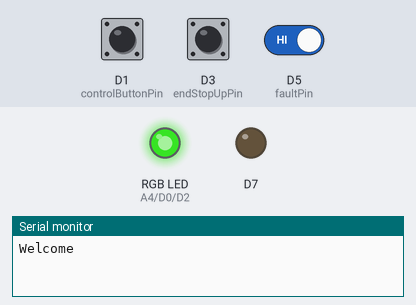
A sketch run on a simulated Particle Photon. Parts: an RGB LED mixed from three pins (HIGH = lit), output pins drawn as LEDs (lit = HIGH), the last lines printed to the serial monitor. The test bench sets the inputs (shaded band); at power-on: D1 (controlButtonPin) HIGH, D3 (endStopUpPin) HIGH, D5 (faultPin) HIGH. Dim RGB values are drawn brighter than linear.

Above: at 1.2 s.
1.3 s: D1 (controlButtonPin) pulled LOW for 0.15 s
At 2.1 s:
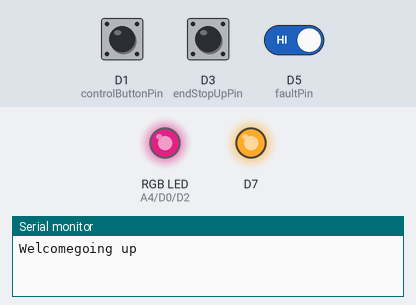
2.9 s: D3 (endStopUpPin) pulled LOW for 0.15 s
At 3.2 s:
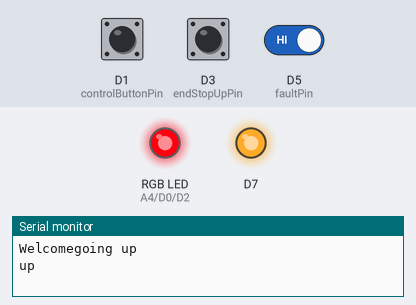
6.0 s: D5 (faultPin) driven LOW
At 6.8 s:
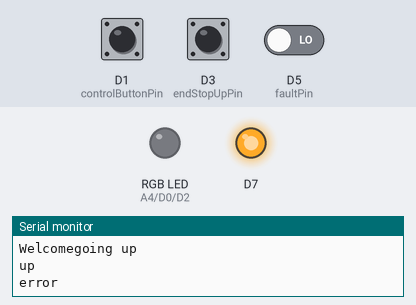
9.0 s: D1 (controlButtonPin) pulled LOW for 1 s
At 11.0 s:
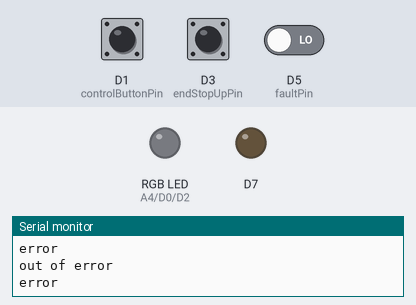
11.5 s: D1 (controlButtonPin) pulled LOW for 0.15 s
At 12.8 s:
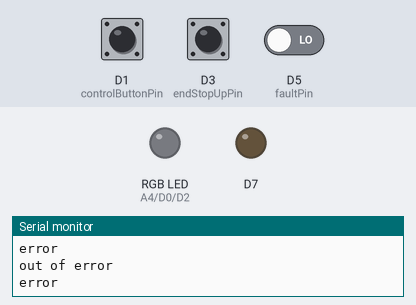
13.1 s: D1 (controlButtonPin) pulled LOW for 3.2 s
At 17.1 s:
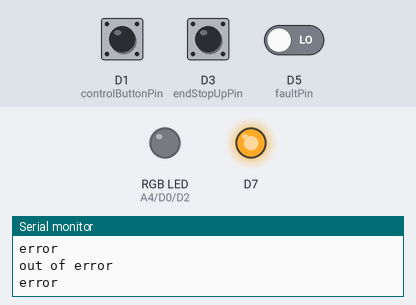
Timing chart, 0 to 18.6 s (numbered marks = the images above; inputs shaded):
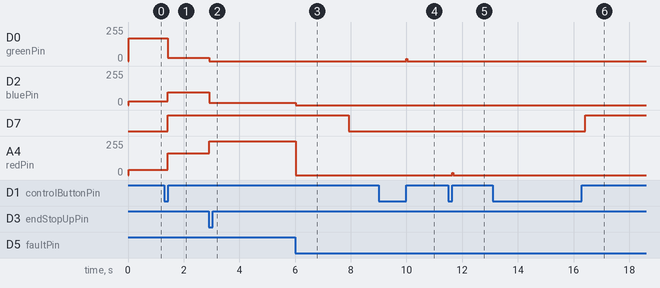

The sketch:

lab3.ino
```cpp
// This #include statement was automatically added by the Particle IDE.

#include "GarageHardware.h"


void setup() {
    setupHardware(); // from API

}

void loop() {
   fault();
   atTop();
    atBottom();
    deltaTimingStart();
   deltaTimingTrigger();
   endFault();
}
```

garageHardware.cpp
```cpp
#include"GarageHardware.h"


// TODO: Define any variables or constants here

int state = 0; //state of FSM
const int millisDelay = 100; //delta time delay
int remainingTime;
int passedTime;
Timer timer(5000, lightOff, true); //  garage light timer we used on board LED
boolean timerStarted = false; // for garage light auto off s
int lastRGB [6] = {0,0,0,41, 170, 270}; // return led state after error
boolean called = true;
boolean fullyOpen = false;
boolean fullyClosed  = true;

const int redPin = A4;
const int greenPin = D0;
const int bluePin = D2;
const int faultPin = D5;
const int endStopUpPin = D3;
const int endStopDownPin = D4;
const int controlButtonPin = D1;
int millisButtonPress; // delta time
 bool buttonState; // delta time
 int errorState; // for error throwing
/**
 * Setup the door hardware (all I/O should be configured here)
 *
 * This routine should be called only once from setup()
 */
void setupHardware() {

  // TODO: Your code to setup your "simulated" hardware

    Serial.begin(9600); //set up serial connection
    Particle.publish("state", String(state));


   pinMode(D7, OUTPUT);
// Button
    pinMode(controlButtonPin, INPUT_PULLUP);

      pinMode(endStopUpPin, INPUT_PULLUP);
       pinMode(endStopDownPin, INPUT_PULLUP);

// RGB LED
pinMode( redPin, OUTPUT);
  pinMode( greenPin, OUTPUT);
  pinMode( bluePin, OUTPUT);
  rgbSetter(41, 170, 27);
// Normal LED
Serial.print("Welcome"); // if i time it perfectly i see this
}

/**
 * Return true if the door open/close button is pressed
 *
 * Note: this is directly based on hardware.  No debouncing or
 *       other processing is performed.
 *
 * return  true if buttons is currently pressed, false otherwise
 */
bool isButtonPressed() {
  int upDown;
    //check if the button is currently pressed by digital read
    if(digitalRead(controlButtonPin)==0) {
        return true;
    } else {
        return false;
    }
}

/**
 * Return true if the door is fully closed
 *
 * Note: This is directly based on hardware.  No debouncing or
 *       other processing is performed.
 *
 * return  true if the door is completely closed, false otherwise
 */
bool isDoorFullyClosed() {
  // TODO: Your code to simulate the closed switch
  //       Use a button, switch, or wired (connected to 3V or GND)
 //end stop sensor simulated with a bool

 if ( digitalRead(endStopDownPin) == 0) {
     fullyClosed = true;
     fullyOpen = false;
     return true;
 }


  else {
      return fullyClosed;
  }
}

/**
 * Return true if the door has experienced a fault
 *
 * Note: This is directly based on hardware.  No debouncing or
 *       other processing is performed.
 *
 * return  true if the door is has experienced a fault
 */
bool isFaultActive() {
  // TODO: Your code to simulate the fault
  //       Use a button, switch, or wired (connected to 3V or GND)
  if (digitalRead(faultPin) == 0) {
      return true;
  }
  else {
      return false;
  }

}

/**
 * Return true if the door is fully open
 *
 * Note: This is directly based on hardware.  No debouncing or
 *       other processing is performed.
 *
 * return  true if the door is completely open, false otherwise
 */
bool isDoorFullyOpen() {
  // TODO: Your code to simulate the opened switch
  //       Use a button, switch, or wired (connected to 3V or GND)

 if ( digitalRead(endStopUpPin) ==0) {
     fullyClosed = false;
     fullyOpen = true;
     return true;
 }


  else {
      return fullyOpen;
  }
}

/**
 * This function will start the motor moving in a direction that opens the door.
 *
 * Note: This is a non-blocking function.  It will return immediately
 *       and the motor will continue to opperate until stopped or reversed.
 *
 * return void
 */
void startMotorOpening() {
  // TODO: Your code to simulate the motor opening
  //       Use an individual LED
   rgbSetter(165, 24, 97); //set LED
  fullyClosed = false; // simulate change in state of end stop sensor
}

/**
 * This function will start the motor moving in a direction closes the door.
 *
 * Note: This is a non-blocking function.  It will return immediately
 *       and the motor will continue to opperate until stopped or reversed.
 *
 * return void
 */
void startMotorClosing() {
  // TODO: Your code to simulate the motor closing
  //       Use an individual LED
   rgbSetter(255, 0, 255); // set LED
  state = 1; // increment state
  Particle.publish("state", String(state));
  fullyOpen = false; // simulate change in end state sensor
}

/**
 * This function will stop all motor movement.
 *
 * Note: This is a non-blocking function.  It will return immediately.
 *
 * return void
 */
void stopMotor() {
  // TODO: Your code to simulate the motor being stopped
  //       Should impact the opening/closing LEDs
}

/**
 * This function will control the state of the light on the opener.
 *
 * Parameter: on: true indicates the light should enter the "on" state;
 *                false indicates the light should enter the "off" state
 *
 * Note: This is a non-blocking function.  It will return immediately.
 *
 * return void
 */
void setLight(boolean on) {
  // TODO: Your code to simulate the light
  //       Use an individual LED

   if (on == true) {
    digitalWrite(D7, HIGH);
    //  Serial.println("light on");
    }
    if (on == false) {
        digitalWrite(D7, LOW);
     timerStarted = false;
    }
}


/**
 * This function will control the state of the light on the opener.
 * (OPTIONAL:  This is only needed for the extra credit part of assignment 3)
 *
 * Parameter: cycle (0-100).  0 indicates completely Off, 100 indicates completely on.
 *            intermediate values are the duty cycle (as a percent)
 *
 * Note: This is a non-blocking function.  It will return immediately.
 *
 * return void
 */
void setLightPWM(int cyclePct) {
  // TODO: Your code to simulate the light
  //       Use an individual LED
}


// OUR METHODS

// void timerOver(){

//     switch (state) {
//     case 0:
//     //down


//       break;
//     case 1:
//     //going down
//     Serial.println("down");
//     state = 0;
//       break;
//     case 2:
//     //going up

//     Serial.println("up");
//      state = 3;
//       break;
//     case 3:
//     //up

//       break;
//     case 4:
//      //stopped going down
//       break;
//     case 5:
//   //stopped going up
//         break;
//     case 6:
//     //error

//         break;

//   }
// }

void rgbSetter(int r, int g, int b) { // parameters are the 0-255 r,g,b values
    //this section sets the start of the array of two rgb
    //color numbers to the last color used so that, in
    //the case of a service error, color can be restored
    lastRGB[0] = lastRGB[3];
    lastRGB[1] = lastRGB[4];
    lastRGB[2] = lastRGB[5];
    //set 3,4,5 -> r,g,b
    lastRGB[3] = r;
    lastRGB[4] = g;
    lastRGB[5] = b;
    //write the new color to the LED
    analogWrite(redPin, r);
    analogWrite(greenPin, g);
    analogWrite(bluePin, b);

    //colors
    //up
    //255, 0, 16
    //going up
    //165, 24, 97
    //stopped going up
    //25, 22, 173
    //down
    //41, 170, 27
    //going down
    //255, 0, 255
    //stopped going down
    //255, 225, 0

}


void lightOff() {
    setLight(false);
}

void goUp() {
    state = 2; // increment state
    Particle.publish("state", String(state));
    timer.stop(); // stop active timer
    timerStarted = false;
    setLight(true); // change state of overhead light
    rgbSetter(165,24,97);
    startMotorOpening(); // call API
    // timer.changePeriod(param);
    // timer.start();
    // passedTime = millis();
    Serial.println("going up");
}

void goDown() {

    state = 1; // increment state
    // Particle.publish("state", String(state));
    startMotorClosing(); // call API
    timer.stop();
     timerStarted = false;
    setLight(true); // change overhead light state
    rgbSetter(255,0,255);
    // timer.changePeriod(param);
    // timer.start();
    // passedTime = millis();
    Serial.println("going down");
}

void goingUp(){
    state = 5; // increment state
   Particle.publish("state", String(state));
    stopMotor(); // call API
    // timer.stop();
    // remainingTime = millis() - passedTime;
    // timer.changePeriod(remainingTime);
    Serial.println("stopped going up, will go down on next press");
    rgbSetter(25, 22, 173); // change lED state
}

void goingDown(){

    state = 4; // increment state
    Particle.publish("state", String(state));
    stopMotor(); // call API
    // timer.stop();
    // remainingTime = millis() - passedTime;
    // timer.changePeriod(remainingTime);
    Serial.println("stopped going down, will go up on next press");
    rgbSetter(255, 225, 0); // change lED
}


//FSM diagram with key can be found at https://goo.gl/SGu56w
void fSM(int param) { // param is the state passed into the state machine
    switch (param) {
    case 0: //if the state is 0 (the door was down when the fsm was called) call goUp()
    goUp();


      break;
    case 1: // if the state is 1(going down) when the fsm was called, call goingDown()
    //going down
      goingDown();
      break;
    case 2: // if the state is 2(going up) when the fsm was called, call goingUp()
    goingUp();
      break;
    case 3: // if the state is 3(up) when the fsm was called, call goDown()
    //up
      goDown();
     break;
    case 4: // if the state is 4(stopped going down) when the fsm was called, call goUp()
     //stopped going down
     goUp();
      break;
    case 5: // if the state is 5(stopped going up) when the fsm was called, call goDown()
    goDown();
        break;
    case 6: // due to the manner in which we simulated the fault trigger, this state is empty
    //error

        break;

  }
}

void fault() {
     if (isFaultActive() && state != 6) { // if the fault is triggered and we are not in the fault state
        errorState = state; // save the last state
        state = 6; // state is now the error state
       Particle.publish("state", String(state));
        rgbSetter(0,0,0); // LED off
        Serial.println("error");
        delay(100);


    }
}

void atTop(){
    if (state == 2 && isDoorFullyOpen()) { // if the state is going up and we hit an endstop
        state = 3; // state is up
       Particle.publish("state", String(state));
        fullyOpen = true;
        rgbSetter(255, 0, 16);
        Serial.println("up");

       timerStarted = true;
       timer.start(); //start overhead light
        // Serial.println("light timer started");


    }
}

void atBottom() {
    if (state == 1 && isDoorFullyClosed()) { // if the state is going down and we hit an endstop
        state = 0;
        Particle.publish("state", String(state));
        fullyClosed = true;
        rgbSetter(41, 170, 27);
        Serial.println("down");

       timerStarted = true;
       timer.start(); // start overhead light
    //   Serial.println("light timer started");

    }
}

void deltaTimingStart(){
    if (isButtonPressed() == true && buttonState == false){ // delta timing  start, if api call is true and the button wasnt already pressed
       buttonState = true;  // button is pressed
       millisButtonPress = millis(); // record time at time of button press
       called = false; // we have not called the trigger yet
   }
}

void deltaTimingTrigger() {
    if((millis() - millisButtonPress) > millisDelay  ) { // delta timing trigger, if current time - button pressed time > 100ms delay
       if (called == false) { // if we have not called the trigger yet
           fSM(state); // call to FSM
           setLight(true); // call to change light state
           called = true; // we have called trigger
       }
       if(buttonState != isButtonPressed()) { // if the button is no longer pressed, change state

            buttonState = false;
       }

   }
}

void internetButton() {
    fSM(state); // call to FSM
   setLight(true); // call to change light state

}

void endFault() {
    if (isButtonPressed() == true && state == 6) { //come out of fault

        while(isButtonPressed() == true) {

        }
        Serial.println("out of error");
        rgbSetter(lastRGB[1],lastRGB[2],lastRGB[3]); // reset color
        state = errorState; //reset state


    }

}
```

garageHardware.h
```cpp
#ifndef __GARAGE_HARDWARE__
#define __GARAGE_HARDWARE__

#include"Arduino.h"

/**
 * Setup the door hardware (all I/O should be configured here)
 *
 * This routine should be called only once from setup()
 */
void setupHardware();

/**
 * Return true if the door open/close button is pressed
 *
 * Note: this is directly based on hardware.  No debouncing or
 *       other processing is performed.
 *
 * return  true if buttons is currently pressed, false otherwise
 */
bool isButtonPressed();

/**
 * Return true if the door is fully closed
 *
 * Note: This is directly based on hardware.  No debouncing or
 *       other processing is performed.
 *
 * return  true if the door is completely closed, false otherwise
 */
bool isDoorFullyClosed();

/**
 * Return true if the door has experienced a fault
 *
 * Note: This is directly based on hardware.  No debouncing or
 *       other processing is performed.
 *
 * return  true if the door is has experienced a fault
 */
bool isFaultActive();

/**
 * Return true if the door is fully open
 *
 * Note: This is directly based on hardware.  No debouncing or
 *       other processing is performed.
 *
 * return  true if the door is completely open, false otherwise
 */
bool isDoorFullyOpen();

/**
 * This function will start the motor moving in a direction that opens the door.
 *
 * Note: This is a non-blocking function.  It will return immediately
 *       and the motor will continue to opperate until stopped or reversed.
 *
 * return void
 */
void startMotorOpening();

/**
 * This function will start the motor moving in a direction closes the door.
 *
 * Note: This is a non-blocking function.  It will return immediately
 *       and the motor will continue to opperate until stopped or reversed.
 *
 * return void
 */
void startMotorClosing();

/**
 * This function will stop all motor movement.
 *
 * Note: This is a non-blocking function.  It will return immediately.
 *
 * return void
 */
void stopMotor();

/**
 * This function will control the state of the light on the opener.
 *
 * Parameter: on: true indicates the light should enter the "on" state;
 *                false indicates the light should enter the "off" state
 *
 * Note: This is a non-blocking function.  It will return immediately.
 *
 * return void
 */
void setLight(boolean on);

/**
 * This function will control the state of the light on the opener.
 *
 * Parameter: cycle (0-100).  0 indicates completely Off, 100 indicates completely on.
 *            intermediate values are the duty cycle (as a percent)
 *
 * Note: This is a non-blocking function.  It will return immediately.
 *
 * return void
 */
void setLightPWM(int cyclePct);


// void timerOver(){

//     switch (state) {
//     case 0:
//     //down


//       break;
//     case 1:
//     //going down
//     Serial.println("down");
//     state = 0;
//       break;
//     case 2:
//     //going up

//     Serial.println("up");
//      state = 3;
//       break;
//     case 3:
//     //up

//       break;
//     case 4:
//      //stopped going down
//       break;
//     case 5:
//   //stopped going up
//         break;
//     case 6:
//     //error

//         break;

//   }
// }

//FSM diagram with key can be found at https://goo.gl/SGu56w
void fSM(int param);


void rgbSetter(int r, int g, int b);


void lightOff();
void goUp();

void goDown();

void goingUp();
void goingDown();
void fault();


   void atTop();

  void  atBottom();


  void deltaTimingStart();
  void deltaTimingTrigger();

   void endFault();
   void internetButton();


#endif
```

Measured:
- after the input at 1.3 s, D0 (greenPin): 170/255 → 24/255 after 0.12 s; D2 (bluePin): 27/255 → 97/255 after 0.12 s; D7: LOW → HIGH after 0.12 s; A4 (redPin): 41/255 → 165/255 after 0.12 s
- after the input at 2.9 s, D0 (greenPin): 24/255 → 0/255 at once; D2 (bluePin): 97/255 → 16/255 at once; A4 (redPin): 165/255 → 255/255 at once
- after the input at 6.0 s, D2 (bluePin): 16/255 → 0/255 at once; A4 (redPin): 255/255 → 0/255 at once
- after the input at 9.0 s, D0 (greenPin): 0/255 → 16/255 after 1.0 s, → 0/255 0.02 s later
- after the input at 11.5 s, A4 (redPin): 0/255 → 16/255 after 0.15 s, → 0/255 0.02 s later
- after the input at 13.1 s, D7: LOW → HIGH after 3.3 s
